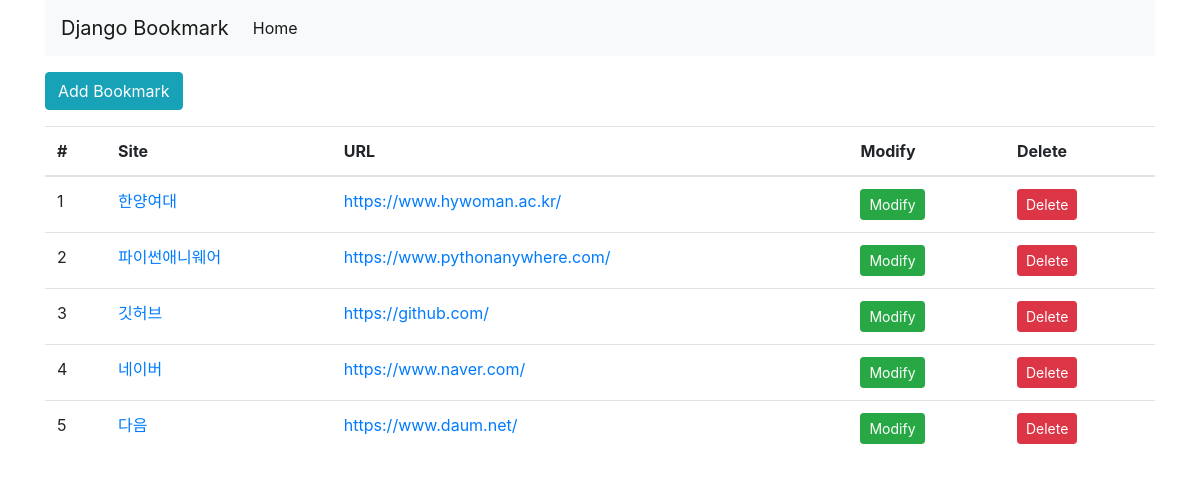
Screenshot of /bookmark/ with the database file from the repository.
### bookmark/models.py (models this page shows, shortened)
class Bookmark(models.Model):
    site_name = models.CharField(max_length=100)
    url = models.URLField('Site URL')

### bookmark/views.py (the view)
# urls.py: path('', BookmarkListView.as_view(), name='list'),
class BookmarkListView(ListView):
    model = Bookmark
    paginate_by = 5  # 페이징 기능

### bookmark/templates/bookmark/bookmark_list.html (shortened to what this page needs)
{% extends 'base.html' %}
{% block content %}
    <div class="btn-group">
        <a href="{% url 'add' %}" class="btn btn-info">Add Bookmark</a>
    </div>
    <table class="table">
        <thead>
            <tr>
                <th scope="col">#</th>
                <th scope="col">Site</th>
                <th scope="col">URL</th>
                <th scope="col">Modify</th>
                <th scope="col">Delete</th>
            </tr>
        </thead>
        <tbody>
            {% for bookmark in object_list %}
            <tr>
                <td>{{forloop.counter}}</td>
                <td><a href="{% url 'detail' bookmark.id %}">{{bookmark.site_name}}</a></td>
                <td><a href="{{bookmark.url}}" target="_blank">{{bookmark.url}}</a></td>
                <td><a href="{% url 'update' bookmark.id %}" class="btn btn-success btn-sm">Modify</a></td>
                <td><a href="{% url 'delete' bookmark.id %}" class="btn btn-danger btn-sm">Delete</a></td>
            </tr>
            {% endfor %}
        </tbody>
    </table>
{% endblock %}

### templates/base.html (shortened to what this page needs)
<!DOCTYPE html>
<html lang="en">
<head>
    <link rel="stylesheet" href="https://stackpath.bootstrapcdn.com/bootstrap/4.4.1/css/bootstrap.min.css">
    {% load static %}
    <link rel="stylesheet" href="{% static 'style.css' %}">
</head>
<body>
<div class="container">
    <nav class="navbar navbar-expand-lg navbar-light bg-light">
        <a class="navbar-brand" href="#">Django Bookmark</a>
        <div class="collapse navbar-collapse" id="navbarSupportedContent">
            <ul class="navbar-nav mr-auto">
                <li class="nav-item active">
                    <a class="nav-link" href="#">Home <span class="sr-only">(current)</span></a>
                </li>
            </ul>
        </div>
    </nav>
    <div class="row">
        <div class="col">
            {% block content %}
            {% endblock %}
        </div>
    </div>
</div>
</body>
</html>

### static/style.css (style rules this page uses)
body { width:100%; }

### rows the page displays
Bookmark: site_name "한양여대", url "https://www.hywoman.ac.kr/"
Bookmark: site_name "파이썬애니웨어", url "https://www.pythonanywhere.com/"
Bookmark: site_name "깃허브", url "https://github.com/"
Bookmark: site_name "네이버", url "https://www.naver.com/"
Bookmark: site_name "다음", url "https://www.daum.net/"
